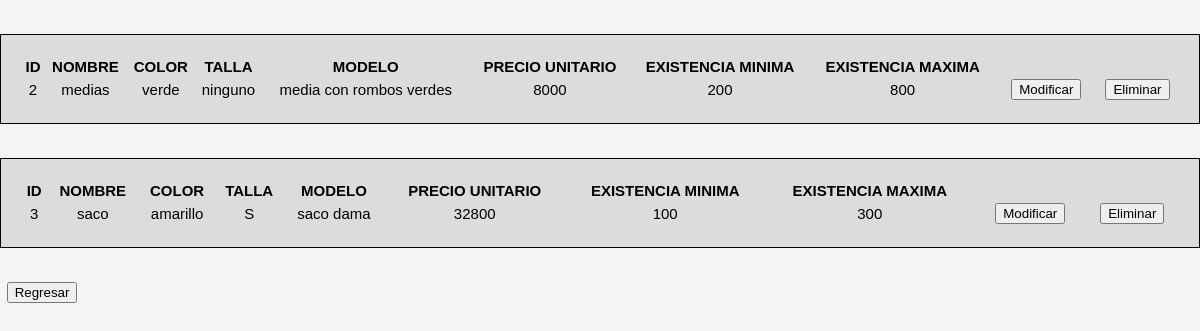
The page /santiago_cangrejo_inventarios_herba_php/herba/modelo/pagina_buscar_articulo.php (signed in) on the database its author committed.
### tables this page shows
CREATE TABLE `articulo` (
  `id` int(50) NOT NULL,
  `nombre` varchar(100) NOT NULL,
  `color` varchar(100) NOT NULL,
  `talla` varchar(100) NOT NULL,
  `modelo` varchar(100) NOT NULL,
  `preciounitario` float NOT NULL,
  `existenciamin` int(100) NOT NULL,
  `existenciamax` int(100) NOT NULL
);

### santiago_cangrejo_inventarios_herba_php/herba/modelo/pagina_buscar_articulo.php (the view, shortened to what this page needs)
<!DOCTYPE html>
<html>
    <head>
        <link rel="stylesheet" type="text/css" href="../vista/CSS/nuevo_estilos.css">
    </head>
    <body>
        <?php
        $conexion=  conexion();
        $nombre_producto=$_POST["nombre"];
        $sql= "SELECT * FROM  articulo WHERE nombre LIKE '%$nombre_producto%'";
        $consulta=$conexion->query($sql);
        $conteo=$consulta->num_rows;
if($conteo==0){
    echo "No exite articulo con ese nombre";?>
    <?php
}  else {
    while ($articulo= mysqli_fetch_object($consulta)):?>
            <table id="tabla_crud" style="border: solid 1px ">
            <tr>
                <th>ID</th>
                <th>NOMBRE</th>
                <th>COLOR</th>
                <th>TALLA</th>
                <th>MODELO</th>
                <th>PRECIO UNITARIO</th>
                <th>EXISTENCIA MINIMA</th>
                <th>EXISTENCIA MAXIMA</th>
            </tr>
            <tr>
                <td><?php echo $articulo->id ?></td>
                <td><?php echo $articulo->nombre ?></td>
                <td><?php echo $articulo->color ?></td>
                <td><?php echo $articulo->talla ?></td>
                <td><?php echo $articulo->modelo ?></td>
                <td><?php echo $articulo->preciounitario ?></td>
                <td><?php echo $articulo->existenciamin ?></td>
                <td><?php echo $articulo->existenciamax ?></td>
                <td><button onclick="location.href='../vista/modificar_producto.php?id=<?php echo $articulo->id ?>'">Modificar</button></td>
                <td><button onclick="location.href='Borrar_producto.php?id=<?php echo $articulo->id ?>'" >Eliminar</button></td><br><br>
            </tr>
    <?php endwhile;
}
?>
            </table><br><br>
            <button onclick="location.href='../vista/consulta_producto.php'">Regresar</button>
    </body>
</html>

### santiago_cangrejo_inventarios_herba_php/herba/vista/CSS/nuevo_estilos.css (style rules this page uses)
body { font: 15px Arial, Helvetica, sans serif; padding: 0; margin: 0; background-color: #f4f4f4; }
button { margin-left: .5em; text-align:center; }
#tabla_crud { font-family: Arial; background-color: gainsboro; width: 100%; padding: 20px; border: solid; }

### santiago_cangrejo_inventarios_herba_php/herba/modelo/pagina_buscar_articulo.php (style rules this page uses)
td { text-align: center; }

### rows shown on the page
articulo: id "2", nombre "medias", color "verde", talla "ninguno", modelo "media con rombos verdes", preciounitario "8000", existenciamin "200", existenciamax "800"
articulo: id "3", nombre "saco", color "amarillo", talla "S", modelo "saco dama", preciounitario "32800", existenciamin "100", existenciamax "300"
